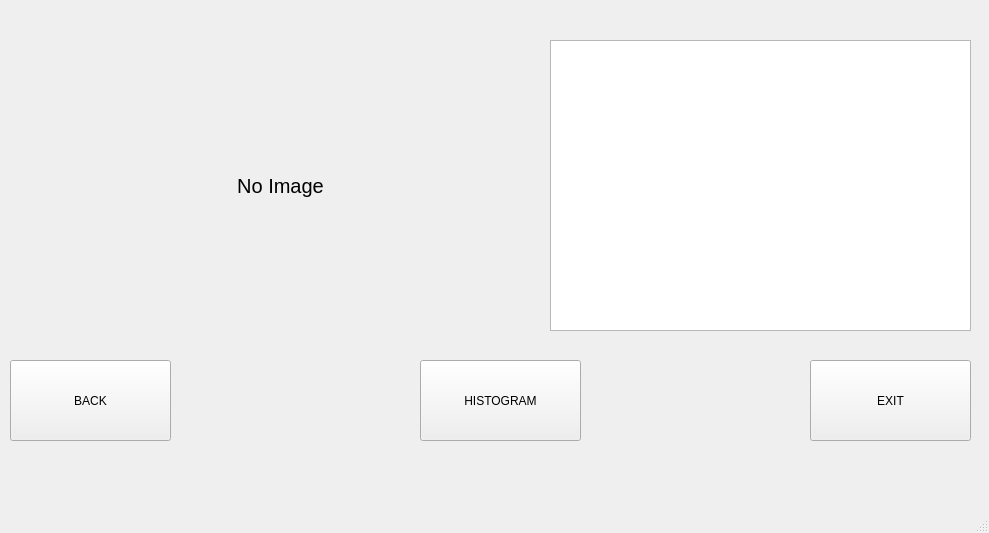
<?xml version="1.0" encoding="UTF-8"?>
<ui version="4.0">
 <class>AnalysisWindow</class>
 <widget class="QMainWindow" name="AnalysisWindow">
  <property name="geometry">
   <rect>
    <x>0</x>
    <y>0</y>
    <width>989</width>
    <height>533</height>
   </rect>
  </property>
  <property name="windowTitle">
   <string>MainWindow</string>
  </property>
  <widget class="QWidget" name="centralwidget">
   <widget class="QPushButton" name="btn_back">
    <property name="geometry">
     <rect>
      <x>10</x>
      <y>360</y>
      <width>161</width>
      <height>81</height>
     </rect>
    </property>
    <property name="text">
     <string>BACK</string>
    </property>
   </widget>
   <widget class="QPushButton" name="btn_exit">
    <property name="geometry">
     <rect>
      <x>810</x>
      <y>360</y>
      <width>161</width>
      <height>81</height>
     </rect>
    </property>
    <property name="text">
     <string>EXIT</string>
    </property>
   </widget>
   <widget class="QLabel" name="lbl_segmented_img">
    <property name="geometry">
     <rect>
      <x>20</x>
      <y>10</y>
      <width>521</width>
      <height>351</height>
     </rect>
    </property>
    <property name="sizePolicy">
     <sizepolicy hsizetype="Expanding" vsizetype="Expanding">
      <horstretch>0</horstretch>
      <verstretch>0</verstretch>
     </sizepolicy>
    </property>
    <property name="font">
     <font>
      <pointsize>15</pointsize>
     </font>
    </property>
    <property name="text">
     <string>No Image</string>
    </property>
    <property name="alignment">
     <set>Qt::AlignCenter</set>
    </property>
   </widget>
   <widget class="QTextBrowser" name="txt_analysis_result">
    <property name="geometry">
     <rect>
      <x>550</x>
      <y>40</y>
      <width>421</width>
      <height>291</height>
     </rect>
    </property>
   </widget>
   <widget class="QPushButton" name="btn_histogram">
    <property name="geometry">
     <rect>
      <x>420</x>
      <y>360</y>
      <width>161</width>
      <height>81</height>
     </rect>
    </property>
    <property name="text">
     <string>HISTOGRAM</string>
    </property>
   </widget>
  </widget>
  <widget class="QMenuBar" name="menubar">
   <property name="geometry">
    <rect>
     <x>0</x>
     <y>0</y>
     <width>989</width>
     <height>26</height>
    </rect>
   </property>
  </widget>
  <widget class="QStatusBar" name="statusbar"/>
 </widget>
 <resources/>
 <connections/>
</ui>
